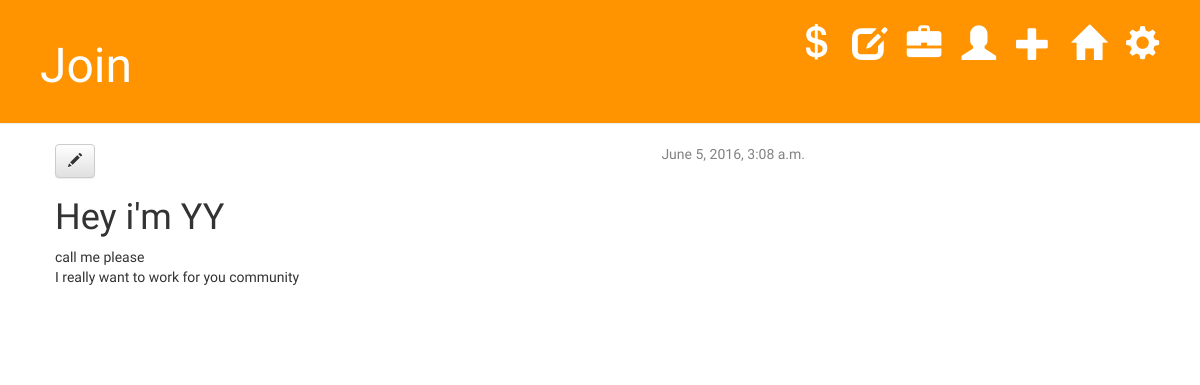
Before: /lookforjob/2/ with the older database file.
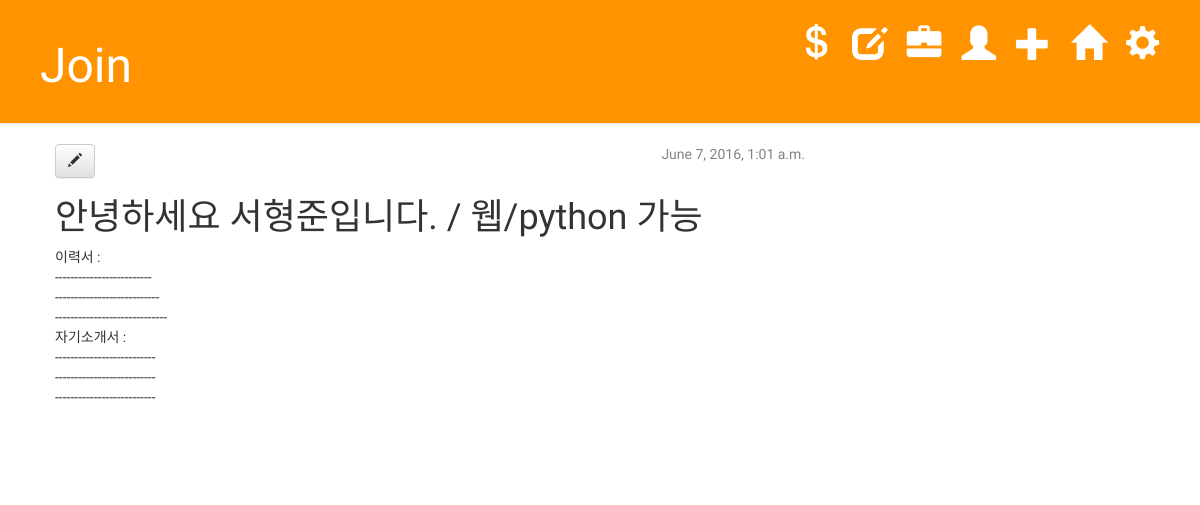
After: the same page with the newer database file.
### programmer/models.py (models this page shows, shortened)
class Lookforjob(models.Model):
    author = models.ForeignKey('auth.User')
    title = models.CharField(max_length=200)
    text = models.TextField()
    create_date = models.DateTimeField(default=timezone.now)
    published_date = models.DateTimeField(blank=True, null=True)
    email = models.EmailField(blank=True, null=True, max_length=300)

### programmer/views.py (the view)
# urls.py: url(r'^lookforjob/(?P<pk>[0-9]+)/$', views.lookforjob_detail, name='lookforjob_detail'),
def lookforjob_detail(request, pk):
    lookforjob = get_object_or_404(Lookforjob, pk=pk)
    return render(request, 'programmer/lookforjob_detail.html', {'lookforjob': lookforjob})

### templates/programmer/lookforjob_detail.html (shortened to what this page needs)
<!DOCTYPE html>
{% extends 'programmer/base.html' %}
{% block content %}
    <div class="applicant">
        {% if lookforjob.published_date %}
            <div class="date">
                {{ lookforjob.published_date }}
            </div>
        {% endif %}
        <a class="btn btn-default" href="{% url 'lookforjob_edit' pk=lookforjob.pk %}"><span class="glyphicon glyphicon-pencil"></span></a>
        <h1>{{ lookforjob.title }}</h1>
        <p>{{ lookforjob.text|linebreaks }}</p>
    </div>
{% endblock %}

Changed rows visible on the page:
changed Lookforjob: published_date "June 5, 2016, 3:08 a.m." → "June 7, 2016, 1:01 a.m."; title "Hey i'm YY" → "안녕하세요 서형준입니다. / 웹/python 가능"; text "call me please I really want to work for you community" → "이력서 : ------------------------- --------------------------- ----------------------------- 자기소개서 : -------------------------- -------------------------- --------------------------"
